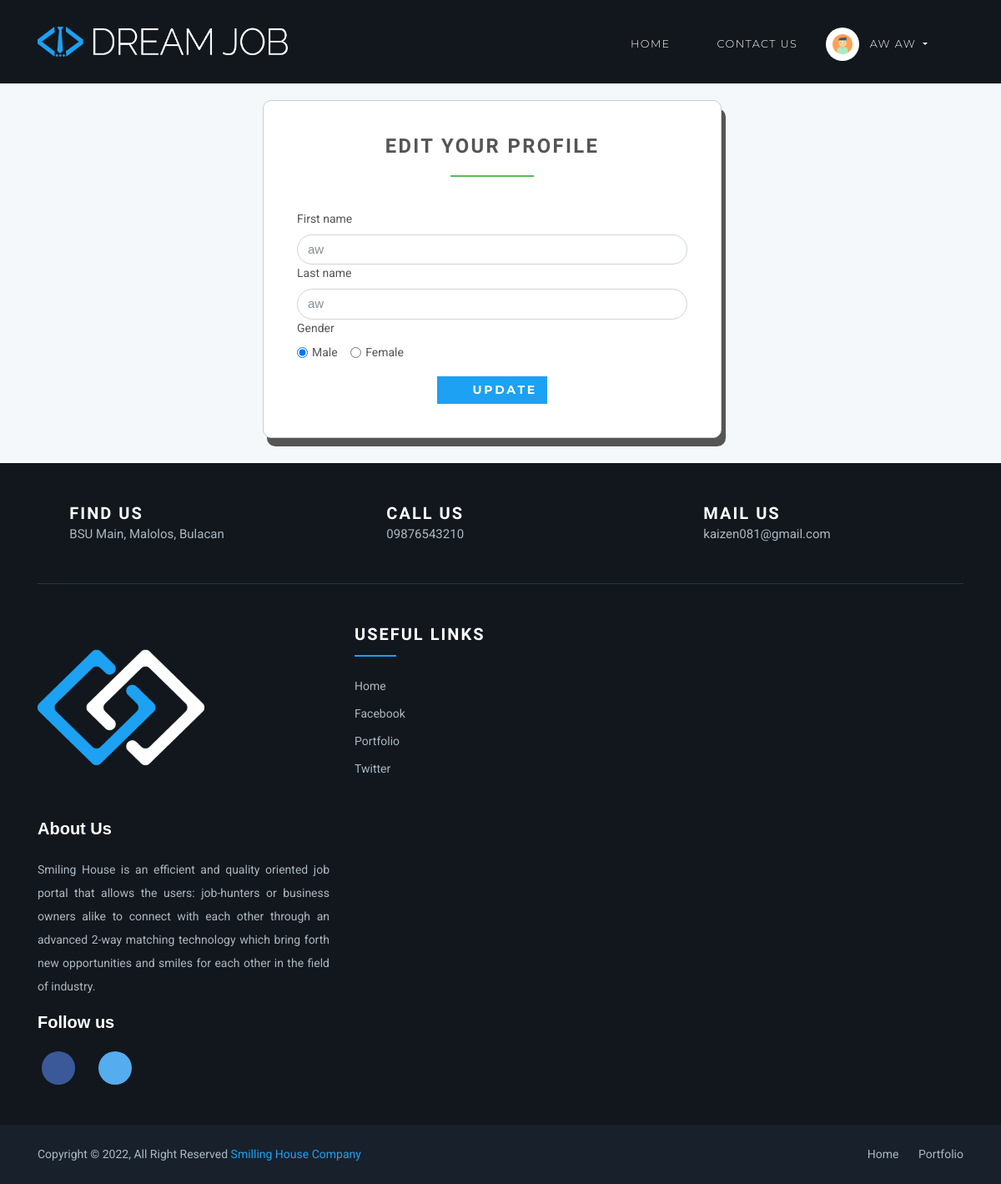
The app's page /employee/profile/update (signed in) with its own data.
### accounts/models.py (models this page shows, shortened)
class User(AbstractUser):
    username = None
    role = models.CharField(max_length=12, error_messages={
        'required': "Role must be provided"
    })
    gender = models.CharField(max_length=10, blank=True, null=True, default="")
    email = models.EmailField(unique=True, blank=False,
                              error_messages={
                                  'unique': "A user with that email already exists.",
                              })
    is_active = models.BooleanField(default=True)
    USERNAME_FIELD = "email"
    REQUIRED_FIELDS = []
    objects = UserManager()

### jobsapp/views/employee.py (the view)
# urls.py: path('employee/profile/update', EditProfileView.as_view(), name='employer-profile-update'),
class EditProfileView(UpdateView):
    model = User
    form_class = EmployeeProfileUpdateForm
    context_object_name = 'employee'
    template_name = 'jobs/employee/edit-profile.html'
    success_url = reverse_lazy('accounts:employer-profile-update')
    @method_decorator(login_required(login_url=reverse_lazy('accounts:login')))
    @method_decorator(user_is_employee)
    def dispatch(self, request, *args, **kwargs):
        return super().dispatch(self.request, *args, **kwargs)
    def get(self, request, *args, **kwargs):
        try:
            self.object = self.get_object()
        except Http404:
            raise Http404("User doesn't exists")
        return self.render_to_response(self.get_context_data())
    def get_object(self, queryset=None):
        obj = self.request.user
        print(obj)
        if obj is None:
            raise Http404("Job doesn't exists")
        return obj

### templates/jobs/employee/edit-profile.html (shortened to what this page needs)
{% extends 'base.html' %}
{% load static %}
{% block content %}
    <div class="col-lg-6 offset-3">
        <div class="box" style="margin-top:20px; margin-right:20px; border-radius:10px; width:550px; box-shadow: 5px 10px;">
            <h3 class="heading">Edit Your Profile</h3>
            <form action="" method="post">
                {% for field in form %}
                    {% if field.name == 'gender' %}
                        <div class="form-group">
                            <label for="gender">Gender</label>
                            <br>
                            <div class="form-check form-check-inline">
                                <input class="form-check-input" {% if field.value == 'male' %} checked {% endif %}
                                       type="radio" name="gender" id="male gender"
                                       value="male">
                                <label class="form-check-label" for="male">Male</label>
                            </div>
                            <div class="form-check form-check-inline">
                                <input class="form-check-input" {% if field.value == 'female' %} checked {% endif %}
                                       type="radio" name="gender" id="female"
                                       value="female">
                                <label class="form-check-label" for="female">Female</label>
                            </div>
                        </div>
                    {% else %}
                        <div class="form-group">
                            <label for="id_{{ field.name }}">{{ field.label }}</label>
                            <input type="{{ field.field.widget.input_type }}"
                                   class="form-control"
                                   name="{{ field.name }}"
                                   id="id_{{ field.name }}"
                                   value="{{ field.value }}"
                                   placeholder="{{ field.field.widget.attrs.placeholder }}"
                                   style="border-radius:20px;>
                        </div>
                    {% endif %}
                {% endfor %}
                <div class="text-center">
                    <button type="submit" class="btn btn-primary btn-too">
                        <i class="fa fa-signing"></i> Update
                    </button>
                </div>
            </form>
        </div>
    </div>
{% endblock %}

### templates/base.html (shortened to what this page needs)
{% load static %}
<!DOCTYPE html>
<html>
<head>
   <link rel="stylesheet"
          href="{% static 'vendor/bootstrap/css/bootstrap.min.css' %}">
    <link rel="stylesheet"
          href="{% static 'vendor/font-awesome/css/font-awesome.min.css' %}">
    <link rel="stylesheet"
          href="{% static 'vendor/owl.carousel/assets/owl.carousel.css' %}">
    <link rel="stylesheet"
          href="{% static 'vendor/owl.carousel/assets/owl.theme.default.css' %}">
    <link rel="stylesheet" href="{% static 'css/style.default.css' %}"
          id="theme-stylesheet">
    <link rel="stylesheet" href="{% static 'css/custom.css' %}">
</head>
<body>
<header class="header">
    <nav class="navbar navbar-expand-lg bg-dark-custom">
        <div class="container">
            <a href="/" class="navbar-brand">
                <img src="{% static 'img/logo3.png' %}" alt="logo" class="d-none d-lg-block">
            </a>
            <div id="navbarSupportedContent" class="collapse navbar-collapse">
                <ul class="navbar-nav">
                    <li class="nav-item">
                        <a href="/" class="nav-link">Home <i class="fa fa-home" aria-hidden="true"></i></a>
                    </li>
                    <li class="nav-item">
                        <a href="#contact" class="nav-link">Contact Us<i class="fa fa-envelope"></i></a>
                    </li>
                    {% if request.user.is_authenticated and request.user.role == 'employer' %}
                        <li class="nav-item dropdown">
                            <a id="clientZone" href="#" data-toggle="dropdown"
                               aria-haspopup="true" aria-expanded="false"
                               class="nav-link dropdown-toggle has-img mb-3 mb-lg-0 mt-3 mt-lg-0">
                                <div class="client-menu-image">
                                    <div class="inner">
                                        <img src='{% static 'img/avatar.png' %}'
                                             alt="company image"
                                             class="img-fluid">
                                    </div>
                                </div>
                                {% if request.user.role == 'employee' %}
                                    {{ request.user.first_name }} {{ request.user.last_name }}
                                {% else %}
                                    {{ request.user.first_name }}
                                {% endif %}
                            </a>
                            <div aria-labelledby="clientZone" class="dropdown-menu">
                                <a href="{% url 'jobs:employer-dashboard' %}" class="dropdown-item">Dashboard</a>
                                <a href="{% url 'jobs:employer-all-applicants' %}" class="dropdown-item">Applicants </a>
                                <a href="{% url 'jobs:employer-jobs-create' %}" class="dropdown-item">Post new
                                    job </a>
                                <a href="{% url 'accounts:logout' %}" class="dropdown-item">Logout</a>
                            </div>
                        </li>
                    {% elif request.user.is_authenticated and request.user.role == 'employee' %}
                        <li class="nav-item dropdown">
                            <a id="clientZone" href="#" data-toggle="dropdown"
                               aria-haspopup="true" aria-expanded="false"
                               class="nav-link dropdown-toggle has-img mb-3 mb-lg-0 mt-3 mt-lg-0">
                                <div class="client-menu-image">
                                    <div class="inner">
                                        <img src='{% static 'img/avatar.png' %}'
                                             alt="company image"
                                             class="img-fluid">
                                    </div>
                                </div>
                                {% if request.user.role == 'employee' %}
                                    {{ request.user.first_name }} {{ request.user.last_name }}
                                {% else %}
                                    {{ request.user.first_name }}
                                {% endif %}
                            </a>
                        </li>
                    {% endif %}
                </ul>
            </div>
        </div>
    </nav>
</header>
<div>
    {% block content %} {% endblock %}
</div>
<footer class="footer-section">
    <div id="contact" class="container">
        <div class="footer-cta pt-5 pb-5">
            <div class="row">
                <div class="col-xl-4 col-md-4 mb-30">
                    <div class="single-cta">
                        <i class="fa fa-map-marker" aria-hidden="true"></i>
                        <div class="cta-text">
                            <h4>Find us</h4>
                            <span>BSU Main, Malolos, Bulacan</span>
                        </div>
                    </div>
                </div>
                <div class="col-xl-4 col-md-4 mb-30">
                    <div class="single-cta">
                        <i class="fa fa-phone"></i>
                        <div class="cta-text">
                            <h4>Call us</h4>
                            <span>09876543210</span>
                        </div>
                    </div>
                </div>
                <div class="col-xl-4 col-md-4 mb-30">
                    <div class="single-cta">
                        <i class="fa fa-envelope-open"></i>
                        <div class="cta-text">
                            <h4>Mail us</h4>
                            <span>kaizen081@gmail.com</span>
                        </div>
                    </div>
                </div>
            </div>
        </div>
        <div class="footer-content pt-5 pb-5">
            <div class="row">
                <div class="col-xl-4 col-lg-4 mb-50">
                    <div class="footer-widget">
                        <div class="footer-logo">
                            <a href="index.html"><img src="{% static 'img/redandblacklogo.png' %}" class="img-fluid" alt="logo"></a>
                        </div>
                        <div class="footer-text">
                             <div class="footer-social-icon">
                            <span>About Us</span>
                             </div>
                            <p>
                                Smiling House is an efficient and quality oriented job portal that allows the users: job-hunters or business owners alike
                                to connect with each other through an advanced 2-way matching technology which bring forth new opportunities and smiles for
                                each other in the field of industry. </p>
                        </div>
                        <div class="footer-social-icon">
                            <span>Follow us</span>
                            <a href="#"><i class="fa fa-facebook-f facebook-bg"></i></a>
                            <a href="#"><i class="fa fa-twitter twitter-bg"></i></a>
                        </div>
                    </div>
                </div>
                <div class="col-xl-4 col-lg-4 col-md-6 mb-30">
                    <div class="footer-widget">
                        <div class="footer-widget-heading">
                            <h3>Useful Links</h3>
                        </div>
                        <ul>
                            <li><a href="#">Home</a></li>
                            <li><a href="#">Facebook</a></li>
                            <li><a href="#">portfolio</a></li>
                            <li><a href="#">Twitter</a></li>
                        </ul>
                    </div>
                </div>
            </div>
        </div>
    </div>
    <div class="copyright-area">
        <div class="container">
            <div class="row">
                <div class="col-xl-6 col-lg-6 text-center text-lg-left">
                    <div class="copyright-text">
                        <p>Copyright &copy; 2022, All Right Reserved <a href="https://kaizen081.itch.io/learning-is-fun">Smilling House Company</a></p>
                    </div>
                </div>
                <div class="col-xl-6 col-lg-6 d-none d-lg-block text-right">
                    <div class="footer-menu">
                        <ul>
                            <li><a href="#">Home</a></li>
                            <li><a href="#">Portfolio</a></li>
                        </ul>
                    </div>
                </div>
            </div>
        </div>
    </div>
</footer>
</body>
</html>

### records on screen
User: user.first_name "AW", user.last_name "AW", first_name "aw" "aw", gender "☑", gender "☐ Female"

### other values on screen
{{ field.label }} "First name" "Last name"
